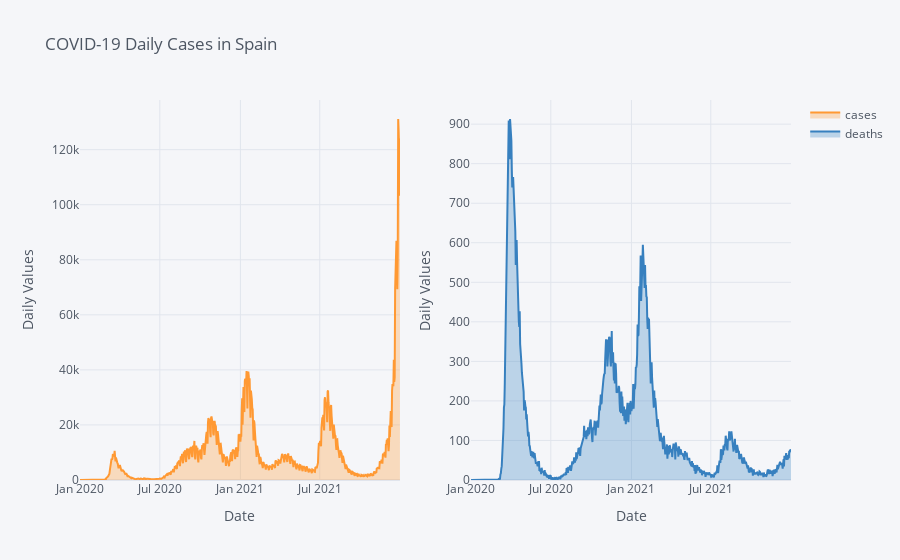

Notebook cell for this chart:
### Code cell
covid_country.iplot(x='dateRep', y=['cases', 'deaths'], kind='line',
                    width=2.0, subplots=True, fill=True,
                    xTitle='Date', yTitle='Daily Values', title=title);

### Figure 1 — Plotly figure (JSON) as saved in the notebook; plotly's stock layout.template omitted (floating-point values rounded to 4 significant figures; data arrays with more than 128 entries replaced by an {"elided": "..."} marker saying what was removed)
{"data": [{"fill": "tozeroy", "fillcolor": "rgba(255, 153, 51, 0.3)", "line": {"color": "rgba(255, 153, 51, 1.0)", "dash": "solid", "shape": "linear", "width": 2}, "mode": "lines", "name": "cases", "text": "", "type": "scatter", "x": {"elided": "731 str values"}, "xaxis": "x", "y": {"elided": "731 int values"}, "yaxis": "y"}, {"fill": "tozeroy", "fillcolor": "rgba(55, 128, 191, 0.3)", "line": {"color": "rgba(55, 128, 191, 1.0)", "dash": "solid", "shape": "linear", "width": 2}, "mode": "lines", "name": "deaths", "text": "", "type": "scatter", "x": {"elided": "731 str values"}, "xaxis": "x2", "y": {"elided": "731 int values"}, "yaxis": "y2"}], "layout": {"legend": {"bgcolor": "#F5F6F9", "font": {"color": "#4D5663"}}, "paper_bgcolor": "#F5F6F9", "plot_bgcolor": "#F5F6F9", "title": {"font": {"color": "#4D5663"}, "text": "COVID-19 Daily Cases in Spain"}, "xaxis": {"anchor": "y", "domain": [0, 0.45], "gridcolor": "#E1E5ED", "showgrid": true, "tickfont": {"color": "#4D5663"}, "title": {"font": {"color": "#4D5663"}, "text": "Date"}, "zerolinecolor": "#E1E5ED"}, "xaxis2": {"anchor": "y2", "domain": [0.55, 1], "gridcolor": "#E1E5ED", "showgrid": true, "tickfont": {"color": "#4D5663"}, "title": {"font": {"color": "#4D5663"}, "text": "Date"}, "zerolinecolor": "#E1E5ED"}, "yaxis": {"anchor": "x", "domain": [0, 1], "gridcolor": "#E1E5ED", "showgrid": true, "tickfont": {"color": "#4D5663"}, "title": {"font": {"color": "#4D5663"}, "text": "Daily Values"}, "zerolinecolor": "#E1E5ED"}, "yaxis2": {"anchor": "x2", "domain": [0, 1], "gridcolor": "#E1E5ED", "showgrid": true, "tickfont": {"color": "#4D5663"}, "title": {"font": {"color": "#4D5663"}, "text": "Daily Values"}, "zerolinecolor": "#E1E5ED"}}}
